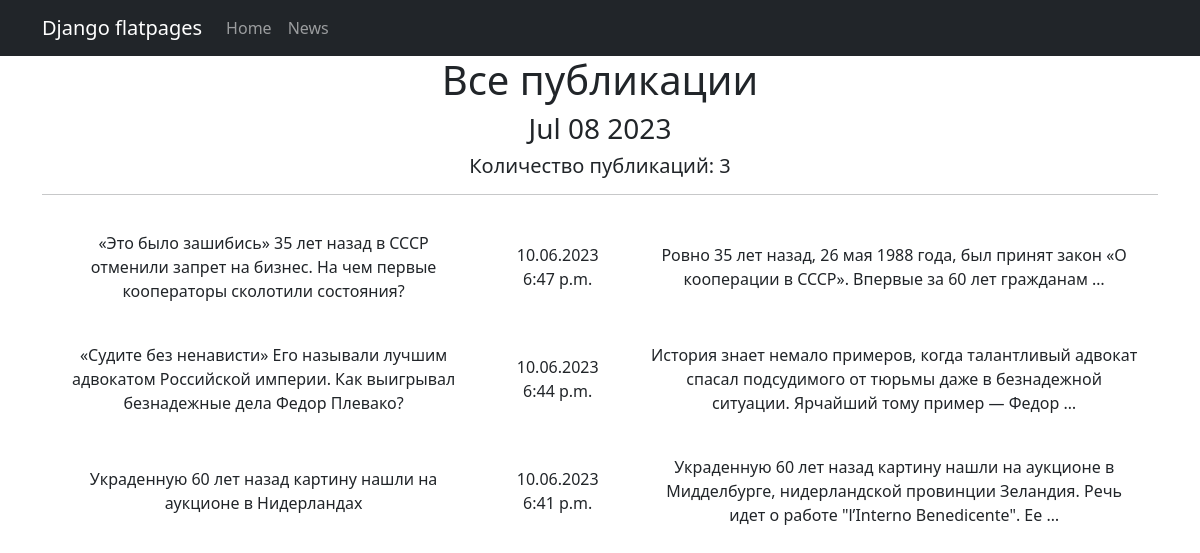
Page /news/ on the committed database.
### news/models.py (models this page shows, shortened)
class Post(models.Model):
    create_time = models.DateTimeField(auto_now_add=True)
    type = models.CharField(max_length=2, choices=TYPES, default=news)
    title = models.CharField(max_length=255)
    content = models.TextField()
    post_rating = models.IntegerField(default=0)
    author = models.ForeignKey(Author, on_delete=models.PROTECT)
    category = models.ManyToManyField(Category, through='PostCategory')

### news/views.py (the view)
# urls.py: path('', PostsList.as_view(), name='post_list'),
class PostsList(ListView):
    model = Post
    ordering = '-create_time'
    template_name = 'news.html'
    context_object_name = 'news'
    paginate_by = 10
    def get_context_data(self, **kwargs):
        context = super().get_context_data(**kwargs)
        context['time_now'] = datetime.utcnow()
        return context

### news/templatetags/custom_filters.py (called while the page is built)
@register.filter()
def censor(word):
    bad_words = ['редиска', 'мат']
    if isinstance(word, str):
        for i in word.split():
            if i in bad_words:
                word = word.replace(i, i[0] + '*' * len(i[1:]))
    return word

### templates/news.html (shortened to what this page needs)
{% extends 'flatpages/default.html' %}
{% load custom_filters %}
{% block content %}
    <h1>Все публикации</h1>
    <h3>{{ time_now|date:'M d Y' }}</h3>
    <h5>Количество публикаций: {{ news|length }} </h5>
    <hr>
    {% if news %}
        <table cellpadding="20">
            {% for post in news %}
            <tr>
                <td>{{ post.title|censor }}</td>
                <td>{{ post.create_time|date:'d.m.Y P' }}</td>
                <td>{{ post.content|truncatewords:20|censor }}</td>
            </tr>
            {% endfor %}
        </table>
    {% else %}
        <h2>Публикаций нет!</h2>
    {% endif %}
{% endblock content %}

### rows in the picture
Post: title|censor "«Это было зашибись» 35 лет назад в СССР отменили запрет на бизнес. На чем первые кооператоры сколотили состояния?", create_time "10.06.2023 6:47 p.m.", content|censor "Ровно 35 лет назад, 26 мая 1988 года, был принят закон «О кооперации в СССР». Впервые за 60 лет гражданам …"
Post: title|censor "«Судите без ненависти» Его называли лучшим адвокатом Российской империи. Как выигрывал безнадежные дела Федор Плевако?", create_time "10.06.2023 6:44 p.m.", content|censor "История знает немало примеров, когда талантливый адвокат спасал подсудимого от тюрьмы даже в безнадежной ситуации. Ярчайший тому пример — Федор …"
Post: title|censor "Украденную 60 лет назад картину нашли на аукционе в Нидерландах", create_time "10.06.2023 6:41 p.m.", content|censor "Украденную 60 лет назад картину нашли на аукционе в Мидделбурге, нидерландской провинции Зеландия. Речь идет о работе \"l’Interno Benedicente\". Ее …"

### other values in the picture
{{ time_now|date:'M d Y' }} "Jul 08 2023"
{{ news|length }} "3"
